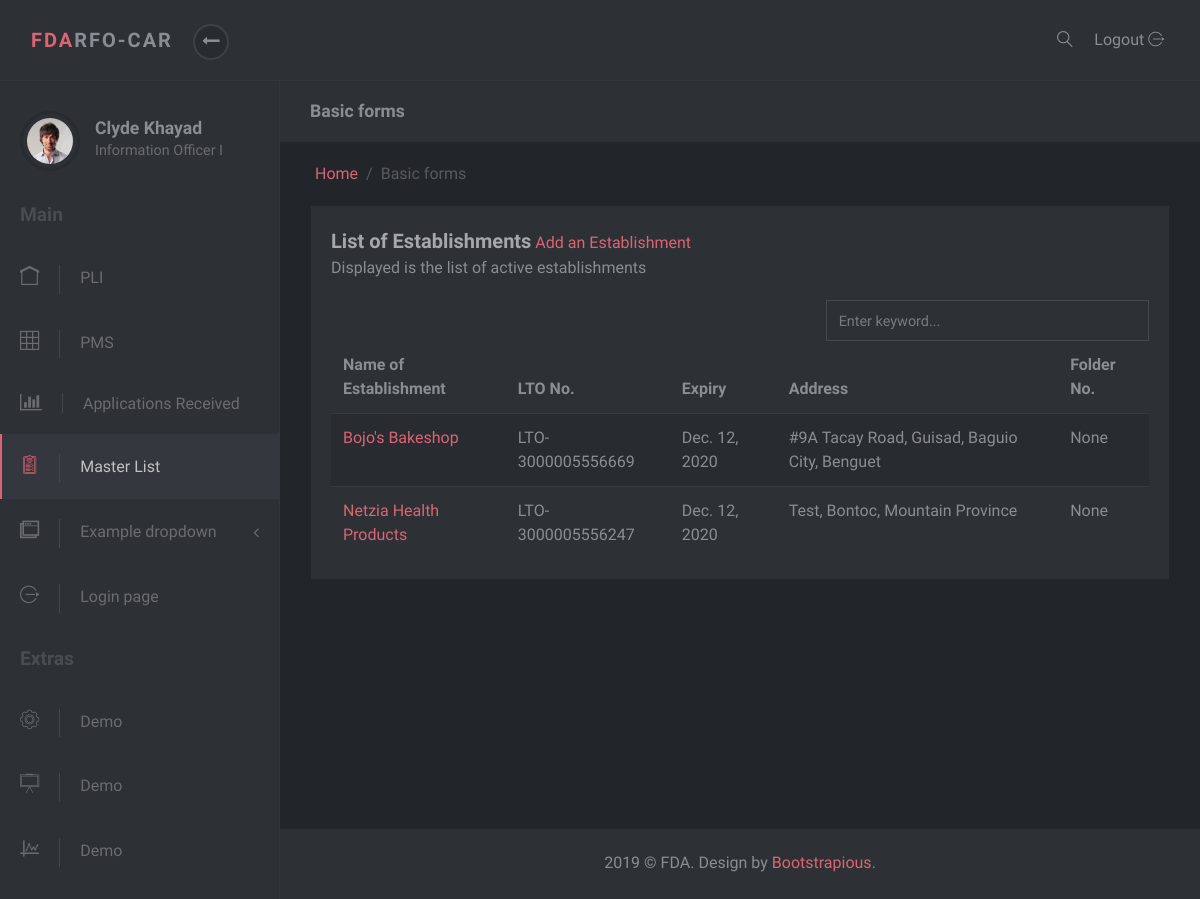
Screenshot of /masterlist/ with the database file from the repository.
### masterlist/models.py (models this page shows, shortened)
class Establishment(models.Model):
    date_modified = models.DateTimeField('date modified', default=timezone.now)
    APPLICATIONS = [
        ('I', 'Initial'),
        ('R', 'Renewal'),
        ('V', 'Variation')
    ]
    application = models.CharField(max_length=1, choices=APPLICATIONS)
    name = models.CharField(max_length=60)
    product_type = models.ForeignKey(ProductType, on_delete=models.SET_NULL, null=True)
    center = models.CharField(max_length=6)
    primary_activity = models.ForeignKey(PrimaryActivity, on_delete=models.CASCADE, null=True)
    lto = models.OneToOneField(Lto, on_delete=models.CASCADE)
    specific_activity = models.ManyToManyField(SpecificActivity)
    additional_activity = models.ForeignKey(AdditionalActivity, on_delete=models.SET_NULL, null=True)
    product_line = models.ForeignKey(ProductLine, on_delete=models.SET_NULL, null=True, blank=True)
    remarks = models.CharField(max_length=100, null=True, blank=True)
    plant_address = models.ForeignKey(PlantAddress, on_delete=models.CASCADE, null=True, blank=True)
    warehouse_address = models.ForeignKey(WarehouseAddress, on_delete=models.CASCADE, null=True, blank=True)
    office_address = models.ForeignKey(OfficeAddress, on_delete=models.CASCADE, null=True, blank=True)
    authorized_officer = models.ForeignKey(AuthorizedOfficer, on_delete=models.CASCADE, null=True, blank=True)
    EST_STATUS = [
        ('I', 'Inactive'),
        ('A', 'Active')
    ]
    status = models.CharField(max_length=1, choices=EST_STATUS, null=True, blank=True)
    folder_id = models.IntegerField(null=True)

class Lto(models.Model):
    issuance = models.DateTimeField('date issued')
    lto_number = models.CharField(max_length=20)
    expiry = models.DateTimeField('expiry date')

class Address(models.Model):
    address = models.CharField(max_length=50)
    region = models.ForeignKey(Region, on_delete=models.SET_NULL, null=True)
    province = models.ForeignKey(Province, on_delete=models.SET_NULL, null=True)
    municipality_or_city = models.ForeignKey(CityOrMunicipality, on_delete=models.SET_NULL, null=True)
    def full_address(self):
        return self.address + ', ' + self.municipality_or_city.name + ', ' + self.province.name

class CityOrMunicipality(models.Model):
    name = models.CharField(max_length=30)
    province = models.ForeignKey(Province, on_delete=models.CASCADE)

class Province(models.Model):
    name = models.CharField(max_length=30)
    region = models.ForeignKey(Region, on_delete=models.SET_NULL, null=True)

### masterlist/views.py (the view)
# urls.py: path('', EstablishmentListView.as_view(), name='index'),
class EstablishmentListView(ListView):
    template_name = 'masterlist/index.html'
    context_object_name = 'est_list'
    def get_queryset(self):
        return Establishment.objects.all()

### masterlist/templates/masterlist/index.html (shortened to what this page needs)
{% extends 'masterlist/partial/base.html' %}
{% block content %}
<div class="row">
    <div class="col-lg-12">
        <div class="block">
            <div class="title">
                <strong>List of Establishments</strong>  <a href="{% url 'masterlist:stepone' %}">Add an Establishment</a>
                <span class="d-block">Displayed is the list of active establishments</span>
            </div>
            <div class="row">
                <div class="col-md-7">
                </div>
                <div class="col-md-5">
                    <input type="text" class="form-control " placeholder="Enter keyword...">
                </div>
            </div>
            <div class="block-body">
                <div class="table-responsive">
                    <table class="table table-striped table-hover">
                        <thead>
                        <tr>
                            <th>Name of Establishment</th>
                            <th>LTO No.</th>
                            <th>Expiry</th>
                            <th>Address</th>
                            <th>Folder No.</th>
                        </tr>
                        </thead>
                        <tbody>
                        {% for est in est_list %}
                        <tr>
                            <td><a href="{% url 'masterlist:est-detail' est.id %}">{{est.name}}</a></td>
                            <td>{{est.lto.lto_number}}</td>
                            <td>{{est.lto.expiry.date}}</td>
                            <td>{{est.plant_address.full_address}}</td>
                            <td>{{est.folder_id}}</td>
                        </tr>
                        {% endfor %}
                        </tbody>
                    </table>
                </div>
            </div>
        </div>
    </div>
</div>
{% endblock %}

### masterlist/static/darkadmin/css/style.default.css (style rules this page uses)
body { position: relative; }
a { -webkit-transition: all 0.3s; transition: all 0.3s; display: inline-block; }
i, span, strong { display: inline-block; }
input { outline: none; }
.block { padding: 20px; background: #2d3035; color: #8a8d93; margin-bottom: 30px; }
.block .title { margin-bottom: 20px; }
.block .title strong:first-child { font-size: 1.25rem; color: #a5a7ab; }
.form-control { height: calc(2.4rem + 2px); border: 1px solid #444951; background: transparent; border-radius: 0; color: #979a9f; padding: 0.45rem 0.75rem; }
.table { margin-bottom: 0; }
.table td, .table th { border-color: #343a40; }
.table thead th { border: none; }
.table-striped tbody tr { -webkit-transition: all 0.3s; transition: all 0.3s; }
.table-striped tbody tr:nth-of-type(odd) { background-color: #282b2f; }
body { font-family: "Muli", sans-serif; font-size: 1rem; font-weight: 400; line-height: 1.5; color: #8a8d93; background-color: #fff; }
a { color: #DB6574; text-decoration: none; }

### rows the page displays
Establishment: name "Bojo's Bakeshop", lto.lto_number "LTO-3000005556669", lto.expiry "Dec. 12, 2020", plant_address.full_address "#9A Tacay Road, Guisad, Baguio City, Benguet", folder_id "None"
Establishment: name "Netzia Health Products", lto.lto_number "LTO-3000005556247", lto.expiry "Dec. 12, 2020", plant_address.full_address "Test, Bontoc, Mountain Province", folder_id "None"
